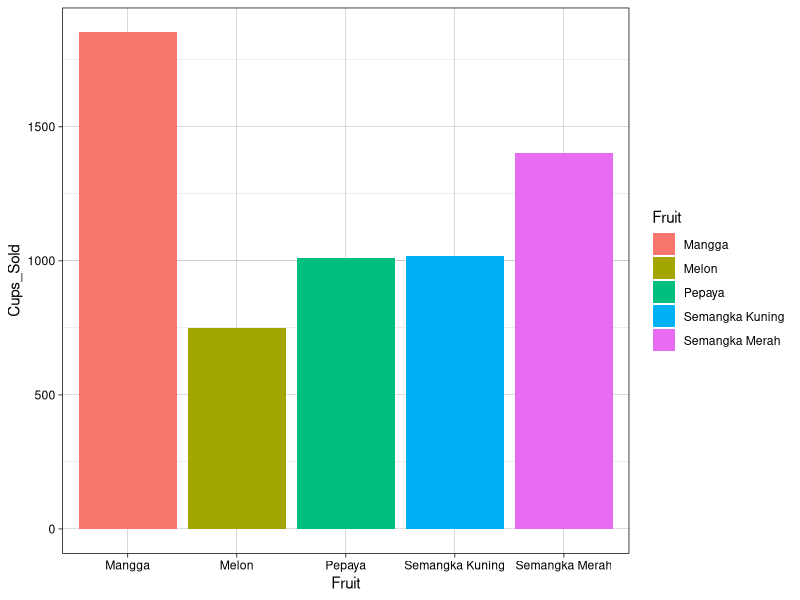

This figure's R source:
## ---- chunk 1
# Load required libraries
library(dplyr)
library(lubridate)

# Set seed for reproducibility
set.seed(42)

# Generate dates for 3 months
dates <- seq(as.Date("2023-01-01"), as.Date("2023-03-31"), by = "day")

# Fruit types
fruits <- c("Pepaya", "Semangka Merah", "Semangka Kuning", "Mangga", "Melon")

# Generate sales data
sales_data <- expand.grid(Date = dates, Fruit = fruits) %>%
  mutate(
    Cups_Sold = case_when(
      Fruit == "Pepaya" ~ rpois(n(), lambda = 10),           # Normal sales for Pepaya
      Fruit == "Semangka Merah" ~ rpois(n(), lambda = 15),   # Normal sales for Semangka Merah
      Fruit == "Semangka Kuning" ~ rpois(n(), lambda = 12),  # Normal sales for Semangka Kuning
      Fruit == "Mangga" ~ rpois(n(), lambda = 20),           # Normal sales for Mangga
      Fruit == "Melon" ~ rpois(n(), lambda = 8)              # Normal sales for Melon
    )
  )

# Add outliers manually
outliers <- data.frame(
  Date = as.Date(c("2023-01-15", "2023-02-10", "2023-03-05")),
  Fruit = c("Pepaya", "Mangga", "Semangka Merah"),
  Cups_Sold = c(50, 70, 60)
)

# Combine the data
sales_data <- bind_rows(sales_data, outliers)

# View a sample of the data
head(sales_data, 5)
## ---- chunk 2
sales_data$Fruit <- as.factor(sales_data$Fruit)
## ---- chunk 3
library(ggplot2)
library(tidyverse)
ggplot(sales_data) +
 aes(x = Fruit, y = Cups_Sold, fill = Fruit) +
 geom_col() +
 scale_fill_hue(direction = 1) +
 theme_linedraw()
